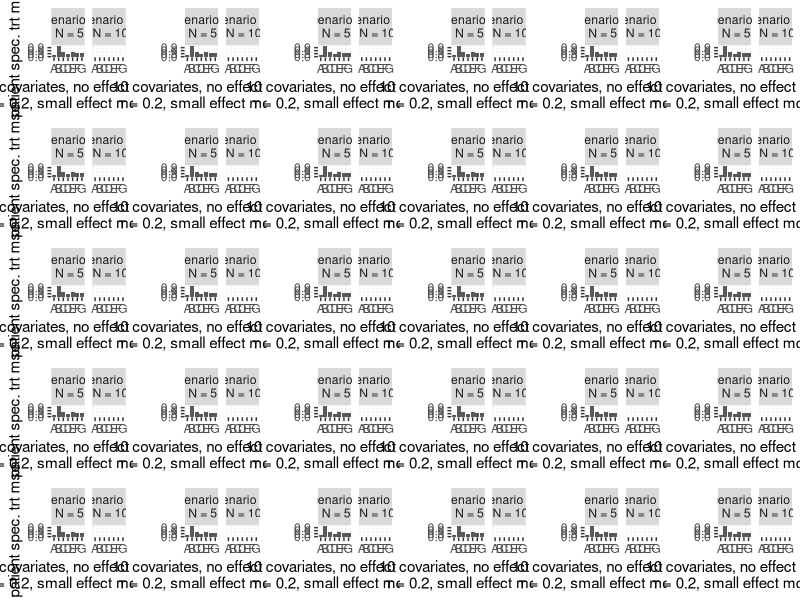

Here is the R script that generated this plot:
# Loading
library("ggplot2")
library("readxl")

setwd("C:/Users/mike/Desktop/Github/phd/varselect/simulations")

simulation1 <- read_excel("simulation1.result.xlsx")
simulation2 <- read_excel("simulation15.result.xlsx")

data1 <- as.data.frame(simulation1)[,4, drop = FALSE]
colnames(data1) <- "error"
data1$models <- c("A", "B", "C", "D", "E", "F", "G")
data1$simulations <- c("Scenario 1 \n N = 5")

data2 <- as.data.frame(simulation2)[,4, drop = FALSE]
colnames(data2) <- "error"
data2$models <- c("A", "B", "C", "D", "E", "F", "G")
data2$simulations <- c("Scenario 15 \n N = 10")

data <- rbind(data1, data2)

plot1 <- ggplot(data=data, aes(x=models, y=error)) +
  geom_bar(stat="identity") + facet_grid(~simulations) + 
  ylab("patient spec. trt mse") + 
  xlab("10 covariates, no effect modifiers \n \u03c4 = 0.2, small effect modification")
plot2 <- ggplot(data=data, aes(x=models, y=error)) +
  geom_bar(stat="identity") + facet_grid(~simulations) + 
  ylab("") + 
  xlab("10 covariates, no effect modifiers \n \u03c4 = 0.2, small effect modification")
plot3 <- ggplot(data=data, aes(x=models, y=error)) +
  geom_bar(stat="identity") + facet_grid(~simulations) + 
  ylab("") + 
  xlab("10 covariates, no effect modifiers \n \u03c4 = 0.2, small effect modification")
plot4 <- ggplot(data=data, aes(x=models, y=error)) +
  geom_bar(stat="identity") + facet_grid(~simulations) + 
  ylab("") + 
  xlab("10 covariates, no effect modifiers \n \u03c4 = 0.2, small effect modification")
plot5 <- ggplot(data=data, aes(x=models, y=error)) +
  geom_bar(stat="identity") + facet_grid(~simulations) + 
  ylab("") + 
  xlab("10 covariates, no effect modifiers \n \u03c4 = 0.2, small effect modification")
plot6 <- ggplot(data=data, aes(x=models, y=error)) +
  geom_bar(stat="identity") + facet_grid(~simulations) + 
  ylab("") + 
  xlab("10 covariates, no effect modifiers \n \u03c4 = 0.2, small effect modification")
plot7 <- ggplot(data=data, aes(x=models, y=error)) +
  geom_bar(stat="identity") + facet_grid(~simulations) + 
  ylab("patient spec. trt mse") + 
  xlab("10 covariates, no effect modifiers \n \u03c4 = 0.2, small effect modification")
plot8 <- ggplot(data=data, aes(x=models, y=error)) +
  geom_bar(stat="identity") + facet_grid(~simulations) + 
  ylab("") + 
  xlab("10 covariates, no effect modifiers \n \u03c4 = 0.2, small effect modification")
plot9 <- ggplot(data=data, aes(x=models, y=error)) +
  geom_bar(stat="identity") + facet_grid(~simulations) + 
  ylab("") + 
  xlab("10 covariates, no effect modifiers \n \u03c4 = 0.2, small effect modification")
plot10 <- ggplot(data=data, aes(x=models, y=error)) +
  geom_bar(stat="identity") + facet_grid(~simulations) + 
  ylab("") + 
  xlab("10 covariates, no effect modifiers \n \u03c4 = 0.2, small effect modification")
plot11 <- ggplot(data=data, aes(x=models, y=error)) +
  geom_bar(stat="identity") + facet_grid(~simulations) + 
  ylab("") + 
  xlab("10 covariates, no effect modifiers \n \u03c4 = 0.2, small effect modification")
plot12 <- ggplot(data=data, aes(x=models, y=error)) +
  geom_bar(stat="identity") + facet_grid(~simulations) + 
  ylab("") + 
  xlab("10 covariates, no effect modifiers \n \u03c4 = 0.2, small effect modification")
plot13 <- ggplot(data=data, aes(x=models, y=error)) +
  geom_bar(stat="identity") + facet_grid(~simulations) + 
  ylab("patient spec. trt mse") + 
  xlab("10 covariates, no effect modifiers \n \u03c4 = 0.2, small effect modification")
plot14 <- ggplot(data=data, aes(x=models, y=error)) +
  geom_bar(stat="identity") + facet_grid(~simulations) + 
  ylab("") + 
  xlab("10 covariates, no effect modifiers \n \u03c4 = 0.2, small effect modification")
plot15 <- ggplot(data=data, aes(x=models, y=error)) +
  geom_bar(stat="identity") + facet_grid(~simulations) + 
  ylab("") + 
  xlab("10 covariates, no effect modifiers \n \u03c4 = 0.2, small effect modification")
plot16 <- ggplot(data=data, aes(x=models, y=error)) +
  geom_bar(stat="identity") + facet_grid(~simulations) + 
  ylab("") + 
  xlab("10 covariates, no effect modifiers \n \u03c4 = 0.2, small effect modification")
plot17 <- ggplot(data=data, aes(x=models, y=error)) +
  geom_bar(stat="identity") + facet_grid(~simulations) + 
  ylab("") + 
  xlab("10 covariates, no effect modifiers \n \u03c4 = 0.2, small effect modification")
plot18 <- ggplot(data=data, aes(x=models, y=error)) +
  geom_bar(stat="identity") + facet_grid(~simulations) + 
  ylab("") + 
  xlab("10 covariates, no effect modifiers \n \u03c4 = 0.2, small effect modification")
plot19 <- ggplot(data=data, aes(x=models, y=error)) +
  geom_bar(stat="identity") + facet_grid(~simulations) + 
  ylab("patient spec. trt mse") + 
  xlab("10 covariates, no effect modifiers \n \u03c4 = 0.2, small effect modification")
plot20 <- ggplot(data=data, aes(x=models, y=error)) +
  geom_bar(stat="identity") + facet_grid(~simulations) + 
  ylab("") + 
  xlab("10 covariates, no effect modifiers \n \u03c4 = 0.2, small effect modification")
plot21 <- ggplot(data=data, aes(x=models, y=error)) +
  geom_bar(stat="identity") + facet_grid(~simulations) + 
  ylab("") + 
  xlab("10 covariates, no effect modifiers \n \u03c4 = 0.2, small effect modification")
plot22 <- ggplot(data=data, aes(x=models, y=error)) +
  geom_bar(stat="identity") + facet_grid(~simulations) + 
  ylab("") + 
  xlab("10 covariates, no effect modifiers \n \u03c4 = 0.2, small effect modification")
plot23 <- ggplot(data=data, aes(x=models, y=error)) +
  geom_bar(stat="identity") + facet_grid(~simulations) + 
  ylab("") + 
  xlab("10 covariates, no effect modifiers \n \u03c4 = 0.2, small effect modification")
plot24 <- ggplot(data=data, aes(x=models, y=error)) +
  geom_bar(stat="identity") + facet_grid(~simulations) + 
  ylab("") + 
  xlab("10 covariates, no effect modifiers \n \u03c4 = 0.2, small effect modification")
plot25 <- ggplot(data=data, aes(x=models, y=error)) +
  geom_bar(stat="identity") + facet_grid(~simulations) + 
  ylab("patient spec. trt mse") + 
  xlab("10 covariates, no effect modifiers \n \u03c4 = 0.2, small effect modification")
plot26 <- ggplot(data=data, aes(x=models, y=error)) +
  geom_bar(stat="identity") + facet_grid(~simulations) + 
  ylab("") + 
  xlab("10 covariates, no effect modifiers \n \u03c4 = 0.2, small effect modification")
plot27 <- ggplot(data=data, aes(x=models, y=error)) +
  geom_bar(stat="identity") + facet_grid(~simulations) + 
  ylab("") + 
  xlab("10 covariates, no effect modifiers \n \u03c4 = 0.2, small effect modification")
plot28 <- ggplot(data=data, aes(x=models, y=error)) +
  geom_bar(stat="identity") + facet_grid(~simulations) + 
  ylab("") + 
  xlab("10 covariates, no effect modifiers \n \u03c4 = 0.2, small effect modification")
plot29 <- ggplot(data=data, aes(x=models, y=error)) +
  geom_bar(stat="identity") + facet_grid(~simulations) + 
  ylab("") + 
  xlab("10 covariates, no effect modifiers \n \u03c4 = 0.2, small effect modification")
plot30 <- ggplot(data=data, aes(x=models, y=error)) +
  geom_bar(stat="identity") + facet_grid(~simulations) + 
  ylab("") + 
  xlab("10 covariates, no effect modifiers \n \u03c4 = 0.2, small effect modification")




require(gridExtra)
grid.arrange(plot1,plot2, plot3,plot4,plot5,plot6,plot7,plot8,plot9, plot10, plot11, plot12, plot13, plot14, plot15, plot16,plot17,plot18,plot19,plot20,plot21,plot22,plot23,plot24,plot25,plot26,plot27,plot28,plot29,plot30, ncol=6)




